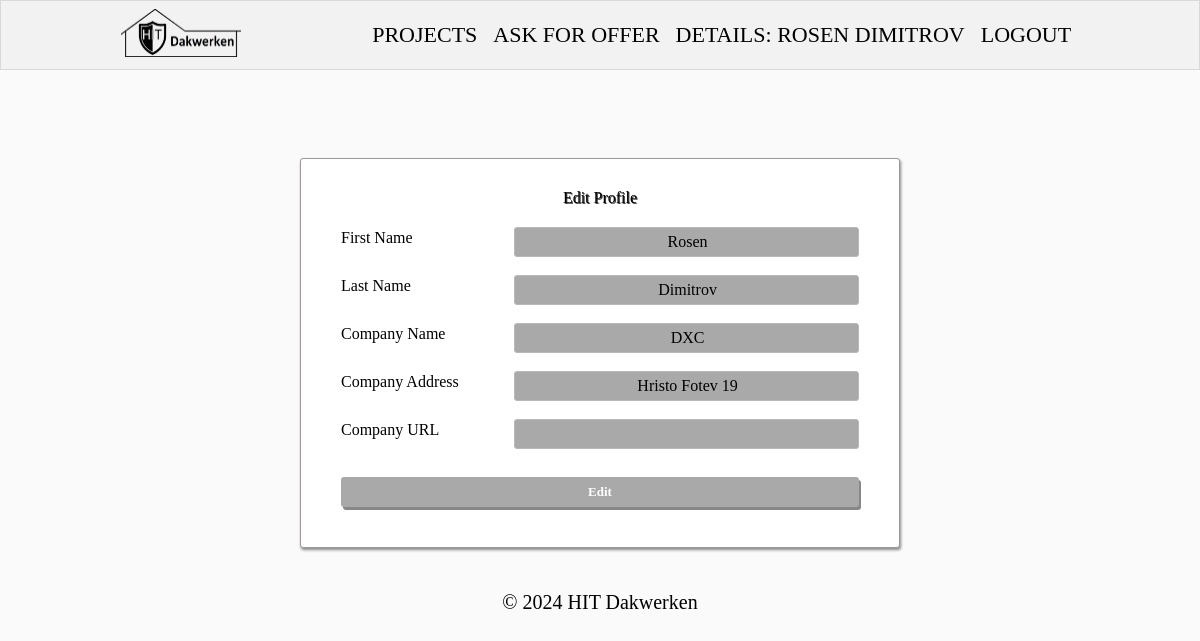
The app's page /accounts/edit/1/ (signed in) with its own data.
### hit_dakwerken/accounts/models.py (models this page shows)
class AppUser(auth_models.AbstractBaseUser, auth_models.PermissionsMixin):
    USERNAME_FIELD = 'email'
    objects = AppUserManager()
    email = models.EmailField(
        null=False,
        blank=False,
        unique=True,
    )
    is_staff = models.BooleanField(
        default=False,
    )
    @property
    def full_name(self):
        if hasattr(self, 'appuserprofile'):
            if self.appuserprofile.first_name and self.appuserprofile.last_name:
                return f'{self.appuserprofile.first_name} {self.appuserprofile.last_name}'
            elif self.appuserprofile.first_name or self.appuserprofile.last_name:
                return self.appuserprofile.first_name or self.appuserprofile.last_name
        return self.email.split('@')[0]

class AppUserProfile(models.Model):
    NAME_MAX_LENGTH = 50
    NAME_MIN_LENGTH = 2
    COMPANY_NAME_MAX_LENGTH = 50
    COMPANY_NAME_MIN_LENGTH = 2
    COMPANY_URL_MAX_LENGTH = 255
    first_name = models.CharField(
        max_length=NAME_MAX_LENGTH,
        validators=(
            validators.MinLengthValidator(NAME_MIN_LENGTH),
        ),
        null=True,
        blank=True,
    )
    last_name = models.CharField(
        max_length=NAME_MAX_LENGTH,
        validators=(
            validators.MinLengthValidator(NAME_MIN_LENGTH),
        ),
        null=True,
        blank=True,
    )
    company_address = models.CharField(
        max_length=NAME_MAX_LENGTH,
        validators=(
            validators.MinLengthValidator(NAME_MIN_LENGTH),
        ),
        null=True,
        blank=True,
    )
    company_name = models.CharField(
        max_length=COMPANY_NAME_MAX_LENGTH,
        validators=(
            validators.MinLengthValidator(COMPANY_NAME_MIN_LENGTH),
        ),
        null=True,
        blank=True,
    )
    company_url = models.URLField(
        max_length=COMPANY_URL_MAX_LENGTH,
        null=True,
        blank=True,
    )
    user = models.OneToOneField(
        AppUser,
        on_delete=models.CASCADE,
        primary_key=True,
    )
    created_on = models.DateTimeField(
        auto_now_add=True,
    )
    edited_on = models.DateTimeField(
        auto_now=True,
    )

### hit_dakwerken/accounts/views.py (the view, shortened to what this page needs)
# urls.py: path('edit/<int:pk>/', EditUserView.as_view(), name='profile edit'),
class EditUserView(auth_mixins.LoginRequiredMixin, views.UpdateView):
    model = UserModel
    form_class = AppUserEditForm
    template_name = 'accounts/profile-edit.html'
    def get_object(self, queryset=None):
        return self.request.user.appuserprofile

### hit_dakwerken/accounts/forms.py
class AppUserEditForm(forms.ModelForm):
    class Meta:
        model = AppUserProfile
        fields = ('first_name', 'last_name', 'company_name', 'company_address', 'company_url')
        labels = {
            'first_name': 'First Name',
            'last_name': 'Last Name',
            'company_name': 'Company Name',
            'company_address': 'Company Address',
            'company_url': 'Company URL'
        }

### templates/accounts/profile-edit.html (shortened to what this page needs)
{% extends 'base.html' %}
{% load static %}
{% block content %}
    <div class="container">
    <div class="edit-delete">
        <h2>Edit Profile</h2>
        <form method="post" action="{% url 'profile edit' pk=request.user.pk %}">
            {% for field in form %}
                <div class="label-input">
                    <label>{{ field.label }}</label>
                    {% if not field.label == "Gender:" %}
                        {{ field }}
                    {% else %}
                        <div class="list-choice">
                            <div class="list-choice-title">Gender</div>
                            <div class="list-choice-objects">
                            </div>
                        </div>
                    {% endif %}
                </div>
                <br>
            {% endfor %}
            <button class="edit-btn" type="submit">Edit</button>
        </form>
    </div>
{% endblock %}

### templates/common/header.html (shortened to what this page needs)
{% load static %}
<header>
    <nav class="navbar">
        <div class="container">
            <div class="logo">
                <a href="{% url 'home' %}">
                    <img width="120px" src="{% static '/images/hit_logo.jpg' %}"
                         alt="img1">
                </a>
            </div>
            <div class="nav-links">
                <ul class="nav-group">
                    <li class="nav-item">
                        <a href="{% url 'projects' %}">
                            <i>PROJECTS</i>
                        </a>
                    </li>
                    <li class="nav-item">
                        <a href="{% url 'query create' %}">
                            <i>ASK FOR OFFER</i>
                        </a>
                    </li>
                    {% if request.user.is_authenticated %}
                        <li class="nav-item">
                            <a href="{% url 'profile details' pk=request.user.pk %}">
                                <i>DETAILS: {{ request.user.full_name|upper }}</i>
                            </a>
                        </li>
                        <li class="nav-item">
                            <a href="{% url 'logout' %}">
                                <i>LOGOUT</i>
                            </a>
                        </li>
                    {% endif %}
                </ul>
            </div>
        </div>
    </nav>
</header>

### staticfiles/css/home.css (style rules this page uses)
* { margin: 0; padding: 0; box-sizing: border-box; }
body { background: #fafafa; min-height: 100vh; text-align: center; }
.navbar { position: fixed; z-index: 100000; display: flex; align-items: center; justify-content: center; background-color: #f2f2f2; width: 100%; border: 1px solid rgb(218, 217, 217); }
.container { padding: 8px 0; width: 80%; display: flex; align-items: center; justify-content: space-between; flex-wrap: wrap; }
main .container { width: 75%; margin: 0 auto; display: flex; align-items: flex-start; justify-content: space-around; }
.container a { color: #403e3e; }
.container .logo { display: flex; cursor: pointer; }
.nav-links { font-weight: lighter; color: rgb(172, 172, 172); }
.nav-group .nav-item { list-style-type: none; margin: 0 8px; }
.nav-group .nav-item a { font-size: 22px; display: block; color: black; }
.nav-group { display: flex; align-items: center; justify-content: center; }

### staticfiles/css/query.css (style rules this page uses)
.edit-delete { margin-top: 150px; }
.edit-delete { display: block; background-color: rgb(255, 255, 255); border: 1px solid rgb(156, 152, 152); padding: 40px; width: 600px; margin-bottom: 15px; border-radius: 3px; box-shadow: 1px 2px 3px #888888; }
.edit-delete h2 { text-align: center; margin-top: -10px; text-shadow: 1px 1px rgb(65, 63, 63); }
.edit-delete label { display: none; }
.edit-delete input, select { background-color: darkgray; border: 1px solid rgb(186, 184, 184); border-radius: 3px; height: 30px; padding-left: 2px; margin-top: 10px; }
.edit-delete button { color: white; font-weight: bold; font-size: 13px; border: none; width: 100%; border-radius: 3px; margin-top: 10px; height: 30px; box-shadow: 2px 3px #888888; cursor: pointer; }
.edit-btn { background-color: darkgray; }

### staticfiles/css/profile.css (style rules this page uses)
label { width: 100px; }
.edit-photo input, select, .edit-photo textarea, .label-input input { width: 412px !important; }
.label-input { display: flex; margin-top: -10px; }
.label-input:first-of-type { margin-top: 10px; }
.label-input label { display: initial !important; width: 40%; margin-top: 12px; text-align: left; }

### records on screen
AppUser: user.full_name "ROSEN DIMITROV"
AppUserProfile: form "Rosen" "Dimitrov" "DXC" "Hristo Fotev 19"

### other values on screen
{{ field.label }} "First Name" "Last Name" "Company Name" "Company Address" "Company URL"
